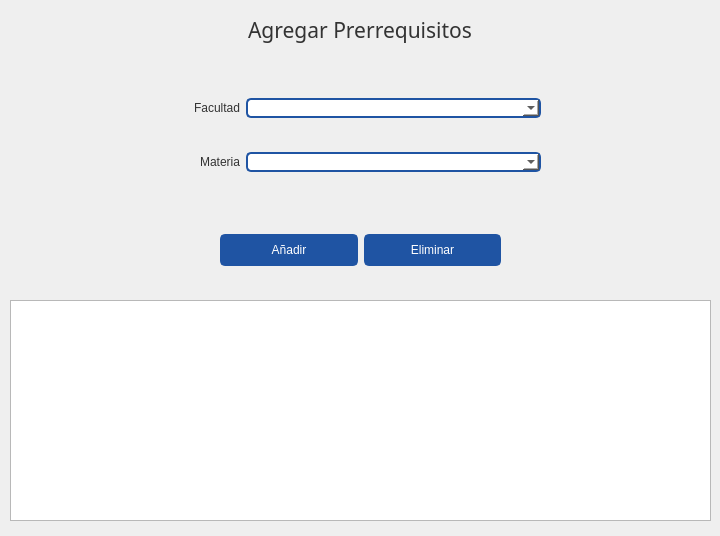
<?xml version="1.0" encoding="UTF-8"?>
<ui version="4.0">
 <class>CargarPrerrequisito</class>
 <widget class="QWidget" name="CargarPrerrequisito">
  <property name="windowModality">
   <enum>Qt::ApplicationModal</enum>
  </property>
  <property name="geometry">
   <rect>
    <x>0</x>
    <y>0</y>
    <width>720</width>
    <height>536</height>
   </rect>
  </property>
  <property name="minimumSize">
   <size>
    <width>420</width>
    <height>270</height>
   </size>
  </property>
  <property name="maximumSize">
   <size>
    <width>3000</width>
    <height>3000</height>
   </size>
  </property>
  <property name="windowTitle">
   <string>Agregar Prerrequisito</string>
  </property>
  <property name="windowIcon">
   <iconset resource="../resources.qrc">
    <normaloff>:/icons/images/icons/cil-pencil.png</normaloff>:/icons/images/icons/cil-pencil.png</iconset>
  </property>
  <property name="styleSheet">
   <string notr="true">QWidget{
	color: #333;
	font: 9pt &quot;Segoe UI&quot;;
}
/* ----------------- LineEdit  ----------------- */
QLineEdit {
	border-radius: 5px;
	border: 2px solid #1F54A3;
	padding-left: 10px;
	selection-color: white;
	selection-background-color: #2A3C57;
    color: black;
}
QLineEdit:hover {
	border: 2px solid rgb(98, 114, 164);
}
QLineEdit:focus {
	border: 2px solid #2A3C57;
}



/* ----------------- Button ----------------- */
QPushButton {
	border: 2px solid #1F54A3;
	border-radius: 5px;	
	background-color: #1F54A3;
	color:white;
}
 QPushButton:hover {
	background-color: #286FD6;
	border: 2px solid #286FD6;
}
 QPushButton:pressed {	
	background-color: #2A3C57;
	border: 2px solid #2A3C57;
}

/* ----------------- CheckBox ----------------- */

QCheckBox::indicator {
	border : 1px solid #6272a4;
	width: 15px;
	height: 15px;
	border-radius: 15px;
    background: #6272a4;
}
QCheckBox::indicator:hover {
	background-color: #286FD6;
	border : 1px solid #286FD6;
}
QCheckBox::indicator:checked {
	border : 1px solid #1F54A3;
    background: 3px solid #1F54A3;	
	background-image: url(:/icons/images/icons/cil-check-alt.png);
}


/* ----------------- QDateEdit ----------------- */
QDateTimeEdit{
	background-color: white;
	border-radius: 5px;
	border: 2px solid #1F54A3;
    color: black;
}
QDateTimeEdit:hover{
	border: 2px solid #7284b9;
}

QDateTimeEdit:focus {
	border: 2px solid #2A3C57;
}


QDateTimeEdit::up-button {
    border-image: url(:/icons/images/icons/cil-arrow-top.png); 
}

QDateTimeEdit::down-button {
    border-image: url(:/icons/images/icons/cil-arrow-bottom.png);
}














</string>
  </property>
  <widget class="QLabel" name="label">
   <property name="geometry">
    <rect>
     <x>0</x>
     <y>0</y>
     <width>720</width>
     <height>60</height>
    </rect>
   </property>
   <property name="font">
    <font>
     <family>Microsoft YaHei UI Light</family>
     <pointsize>16</pointsize>
     <weight>3</weight>
     <italic>false</italic>
     <bold>false</bold>
    </font>
   </property>
   <property name="styleSheet">
    <string notr="true">font: 25 16pt &quot;Microsoft YaHei UI Light&quot;;</string>
   </property>
   <property name="text">
    <string>Agregar Prerrequisitos</string>
   </property>
   <property name="alignment">
    <set>Qt::AlignCenter</set>
   </property>
  </widget>
  <widget class="QWidget" name="gridLayoutWidget">
   <property name="geometry">
    <rect>
     <x>180</x>
     <y>70</y>
     <width>361</width>
     <height>131</height>
    </rect>
   </property>
   <layout class="QGridLayout" name="gridLayout">
    <item row="0" column="1">
     <widget class="QComboBox" name="cbo_facultad">
      <property name="sizePolicy">
       <sizepolicy hsizetype="Expanding" vsizetype="Fixed">
        <horstretch>0</horstretch>
        <verstretch>0</verstretch>
       </sizepolicy>
      </property>
      <property name="maximumSize">
       <size>
        <width>295</width>
        <height>16777215</height>
       </size>
      </property>
      <property name="styleSheet">
       <string notr="true">/* ----------------- QComboBox ----------------- */
QComboBox{
	background-color: white;
	border-radius: 5px;
	border: 2px solid #1F54A3;
    color: black;
}
QComboBox:hover{
	border: 2px solid #7284b9;
}
QComboBox::drop-down {
	subcontrol-origin: padding;
	subcontrol-position: top right;
	width: 25px; 
	border-left-width: 3px;
	border-left-color: white;
	border-left-style: solid;
	border-top-right-radius: 3px;
	background-image:url(:/icons/images/icons/cil-arrow-bottom.png);
	border-bottom-right-radius: 3px;	
	background-position: center;
	background-repeat: no-reperat;
 }

QComboBox QAbstractItemView {
	color: white;	
	background-color: #1F54A3;
	
	selection-background-color: #1F54A3;
}

</string>
      </property>
     </widget>
    </item>
    <item row="0" column="0">
     <widget class="QLabel" name="label_10">
      <property name="text">
       <string>Facultad</string>
      </property>
      <property name="alignment">
       <set>Qt::AlignRight|Qt::AlignTrailing|Qt::AlignVCenter</set>
      </property>
     </widget>
    </item>
    <item row="1" column="1">
     <widget class="QComboBox" name="cbo_materia">
      <property name="styleSheet">
       <string notr="true">/* ----------------- QComboBox ----------------- */
QComboBox{
	background-color: white;
	border-radius: 5px;
	border: 2px solid #1F54A3;
    color: black;
}
QComboBox:hover{
	border: 2px solid #7284b9;
}
QComboBox::drop-down {
	subcontrol-origin: padding;
	subcontrol-position: top right;
	width: 25px; 
	border-left-width: 3px;
	border-left-color: white;
	border-left-style: solid;
	border-top-right-radius: 3px;
	background-image:url(:/icons/images/icons/cil-arrow-bottom.png);
	border-bottom-right-radius: 3px;	
	background-position: center;
	background-repeat: no-reperat;
 }

QComboBox QAbstractItemView {
	color: white;	
	background-color: #1F54A3;
	
	selection-background-color: #1F54A3;
}

</string>
      </property>
     </widget>
    </item>
    <item row="1" column="0">
     <widget class="QLabel" name="label_8">
      <property name="text">
       <string>Materia</string>
      </property>
      <property name="alignment">
       <set>Qt::AlignRight|Qt::AlignTrailing|Qt::AlignVCenter</set>
      </property>
     </widget>
    </item>
   </layout>
  </widget>
  <widget class="QWidget" name="horizontalLayoutWidget">
   <property name="geometry">
    <rect>
     <x>220</x>
     <y>210</y>
     <width>281</width>
     <height>80</height>
    </rect>
   </property>
   <layout class="QHBoxLayout" name="horizontalLayout">
    <item>
     <widget class="QPushButton" name="btn_Anadir">
      <property name="minimumSize">
       <size>
        <width>116</width>
        <height>32</height>
       </size>
      </property>
      <property name="text">
       <string>Añadir</string>
      </property>
     </widget>
    </item>
    <item>
     <widget class="QPushButton" name="btn_Eliminar">
      <property name="minimumSize">
       <size>
        <width>116</width>
        <height>32</height>
       </size>
      </property>
      <property name="text">
       <string>Eliminar</string>
      </property>
     </widget>
    </item>
   </layout>
  </widget>
  <widget class="QTableWidget" name="table_prerrequisito">
   <property name="geometry">
    <rect>
     <x>10</x>
     <y>300</y>
     <width>701</width>
     <height>221</height>
    </rect>
   </property>
  </widget>
 </widget>
 <resources>
  <include location="../resources.qrc"/>
 </resources>
 <connections/>
</ui>
